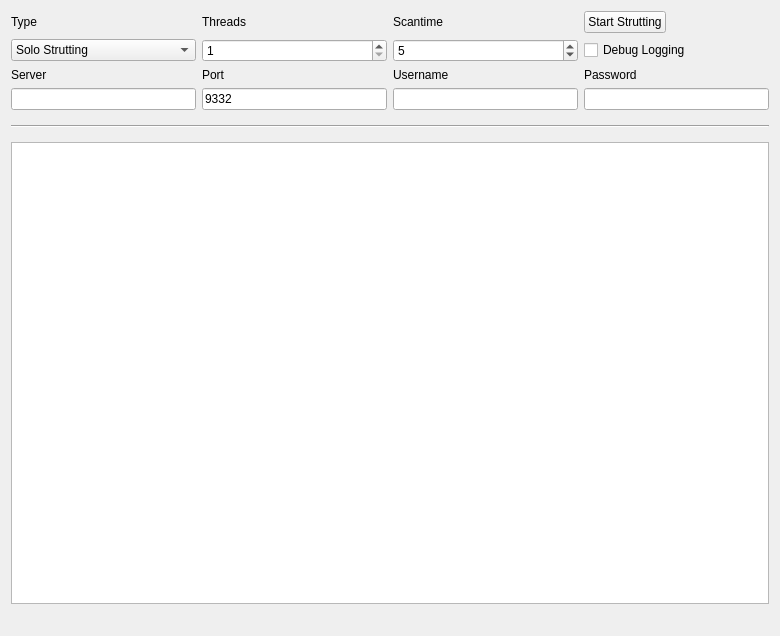
<?xml version="1.0" encoding="UTF-8"?>
<ui version="4.0">
 <class>MiningPage</class>
 <widget class="QWidget" name="MiningPage">
  <property name="geometry">
   <rect>
    <x>0</x>
    <y>0</y>
    <width>780</width>
    <height>636</height>
   </rect>
  </property>
  <property name="windowTitle">
   <string>Mine</string>
  </property>
  <layout class="QGridLayout" name="gridLayout">
   <property name="sizeConstraint">
    <enum>QLayout::SetMaximumSize</enum>
   </property>
   <item row="7" column="1">
    <widget class="QLineEdit" name="serverLine">
     <property name="enabled">
      <bool>true</bool>
     </property>
    </widget>
   </item>
   <item row="6" column="3">
    <widget class="QLabel" name="usernameLabel">
     <property name="enabled">
      <bool>true</bool>
     </property>
     <property name="text">
      <string>Username</string>
     </property>
    </widget>
   </item>
   <item row="6" column="1">
    <widget class="QLabel" name="serverLabel">
     <property name="enabled">
      <bool>true</bool>
     </property>
     <property name="text">
      <string>Server</string>
     </property>
    </widget>
   </item>
   <item row="7" column="3">
    <widget class="QLineEdit" name="usernameLine">
     <property name="enabled">
      <bool>true</bool>
     </property>
     <property name="text">
      <string/>
     </property>
    </widget>
   </item>
   <item row="6" column="4">
    <widget class="QLabel" name="passwordLabel">
     <property name="enabled">
      <bool>true</bool>
     </property>
     <property name="text">
      <string>Password</string>
     </property>
    </widget>
   </item>
   <item row="6" column="2">
    <widget class="QLabel" name="portLabel">
     <property name="enabled">
      <bool>true</bool>
     </property>
     <property name="text">
      <string>Port</string>
     </property>
    </widget>
   </item>
   <item row="3" column="4">
    <widget class="QPushButton" name="startButton">
     <property name="sizePolicy">
      <sizepolicy hsizetype="Fixed" vsizetype="Fixed">
       <horstretch>0</horstretch>
       <verstretch>0</verstretch>
      </sizepolicy>
     </property>
     <property name="text">
      <string>Start Strutting</string>
     </property>
    </widget>
   </item>
   <item row="8" column="1" colspan="4">
    <widget class="Line" name="line">
     <property name="sizePolicy">
      <sizepolicy hsizetype="Minimum" vsizetype="Fixed">
       <horstretch>0</horstretch>
       <verstretch>0</verstretch>
      </sizepolicy>
     </property>
     <property name="minimumSize">
      <size>
       <width>0</width>
       <height>20</height>
      </size>
     </property>
     <property name="orientation">
      <enum>Qt::Horizontal</enum>
     </property>
    </widget>
   </item>
   <item row="13" column="1" colspan="4">
    <widget class="QListWidget" name="list">
     <property name="autoScrollMargin">
      <number>100000</number>
     </property>
     <property name="dragDropMode">
      <enum>QAbstractItemView::DragOnly</enum>
     </property>
     <property name="selectionMode">
      <enum>QAbstractItemView::NoSelection</enum>
     </property>
     <property name="movement">
      <enum>QListView::Snap</enum>
     </property>
     <property name="batchSize">
      <number>10</number>
     </property>
    </widget>
   </item>
   <item row="14" column="1" colspan="2">
    <widget class="QLabel" name="shareCount">
     <property name="font">
      <font>
       <pointsize>10</pointsize>
       <weight>75</weight>
       <bold>true</bold>
      </font>
     </property>
     <property name="text">
      <string/>
     </property>
    </widget>
   </item>
   <item row="3" column="3">
    <widget class="QLabel" name="scantimeLabel">
     <property name="enabled">
      <bool>true</bool>
     </property>
     <property name="layoutDirection">
      <enum>Qt::LeftToRight</enum>
     </property>
     <property name="text">
      <string>Scantime</string>
     </property>
    </widget>
   </item>
   <item row="3" column="2">
    <widget class="QLabel" name="threadsLabel">
     <property name="enabled">
      <bool>true</bool>
     </property>
     <property name="text">
      <string>Threads</string>
     </property>
    </widget>
   </item>
   <item row="4" column="4">
    <widget class="QCheckBox" name="debugCheckBox">
     <property name="text">
      <string>Debug Logging</string>
     </property>
    </widget>
   </item>
   <item row="3" column="1">
    <widget class="QLabel" name="typeLabel">
     <property name="text">
      <string>Type</string>
     </property>
    </widget>
   </item>
   <item row="4" column="2">
    <widget class="QSpinBox" name="threadsBox">
     <property name="enabled">
      <bool>true</bool>
     </property>
     <property name="minimum">
      <number>1</number>
     </property>
     <property name="maximum">
      <number>99</number>
     </property>
     <property name="singleStep">
      <number>1</number>
     </property>
    </widget>
   </item>
   <item row="4" column="1">
    <widget class="QComboBox" name="typeBox">
     <property name="editable">
      <bool>false</bool>
     </property>
     <property name="currentIndex">
      <number>0</number>
     </property>
     <item>
      <property name="text">
       <string>Solo Strutting</string>
      </property>
     </item>
     <item>
      <property name="text">
       <string>Pool Strutting</string>
      </property>
     </item>
    </widget>
   </item>
   <item row="4" column="3">
    <widget class="QSpinBox" name="scantimeBox">
     <property name="enabled">
      <bool>true</bool>
     </property>
     <property name="minimum">
      <number>1</number>
     </property>
     <property name="value">
      <number>5</number>
     </property>
    </widget>
   </item>
   <item row="7" column="2">
    <widget class="QLineEdit" name="portLine">
     <property name="enabled">
      <bool>true</bool>
     </property>
     <property name="text">
      <string>9332</string>
     </property>
     <property name="value" stdset="0">
      <number>9332</number>
     </property>
    </widget>
   </item>
   <item row="7" column="4">
    <widget class="QLineEdit" name="passwordLine">
     <property name="enabled">
      <bool>true</bool>
     </property>
    </widget>
   </item>
   <item row="14" column="3" colspan="2">
    <widget class="QLabel" name="mineSpeedLabel">
     <property name="sizePolicy">
      <sizepolicy hsizetype="Preferred" vsizetype="Preferred">
       <horstretch>0</horstretch>
       <verstretch>0</verstretch>
      </sizepolicy>
     </property>
     <property name="font">
      <font>
       <pointsize>10</pointsize>
       <weight>75</weight>
       <bold>true</bold>
      </font>
     </property>
     <property name="text">
      <string/>
     </property>
     <property name="alignment">
      <set>Qt::AlignRight|Qt::AlignTrailing|Qt::AlignVCenter</set>
     </property>
    </widget>
   </item>
  </layout>
 </widget>
 <layoutdefault spacing="6" margin="11"/>
 <tabstops>
  <tabstop>startButton</tabstop>
  <tabstop>typeBox</tabstop>
  <tabstop>threadsBox</tabstop>
  <tabstop>scantimeBox</tabstop>
  <tabstop>serverLine</tabstop>
  <tabstop>portLine</tabstop>
  <tabstop>usernameLine</tabstop>
  <tabstop>passwordLine</tabstop>
  <tabstop>debugCheckBox</tabstop>
  <tabstop>list</tabstop>
 </tabstops>
 <resources/>
 <connections/>
</ui>
